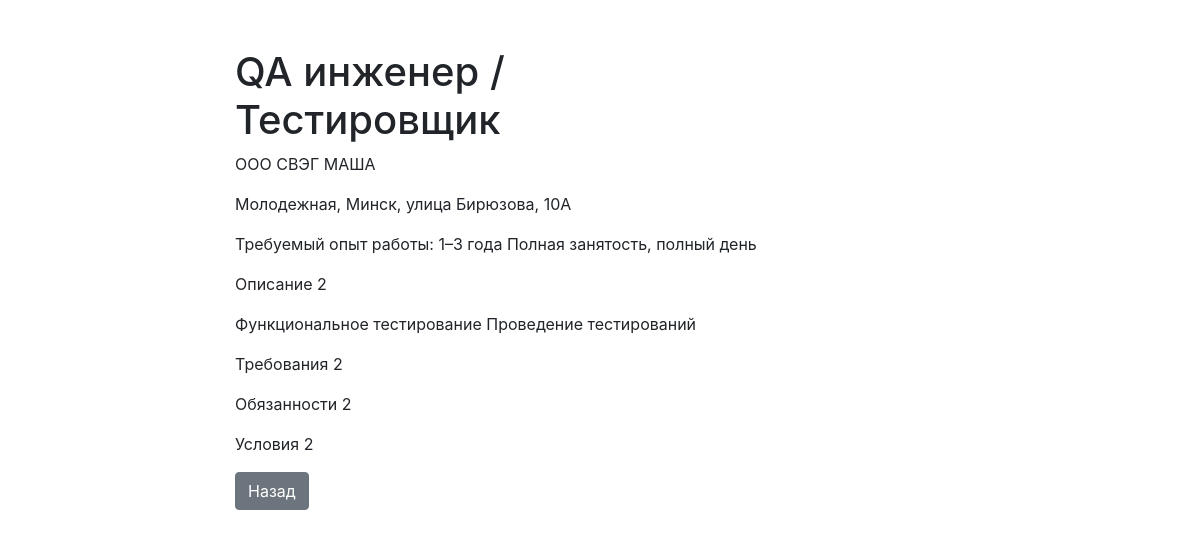
Before: /client/vacancy/QA_Tester2/ with the older database file.
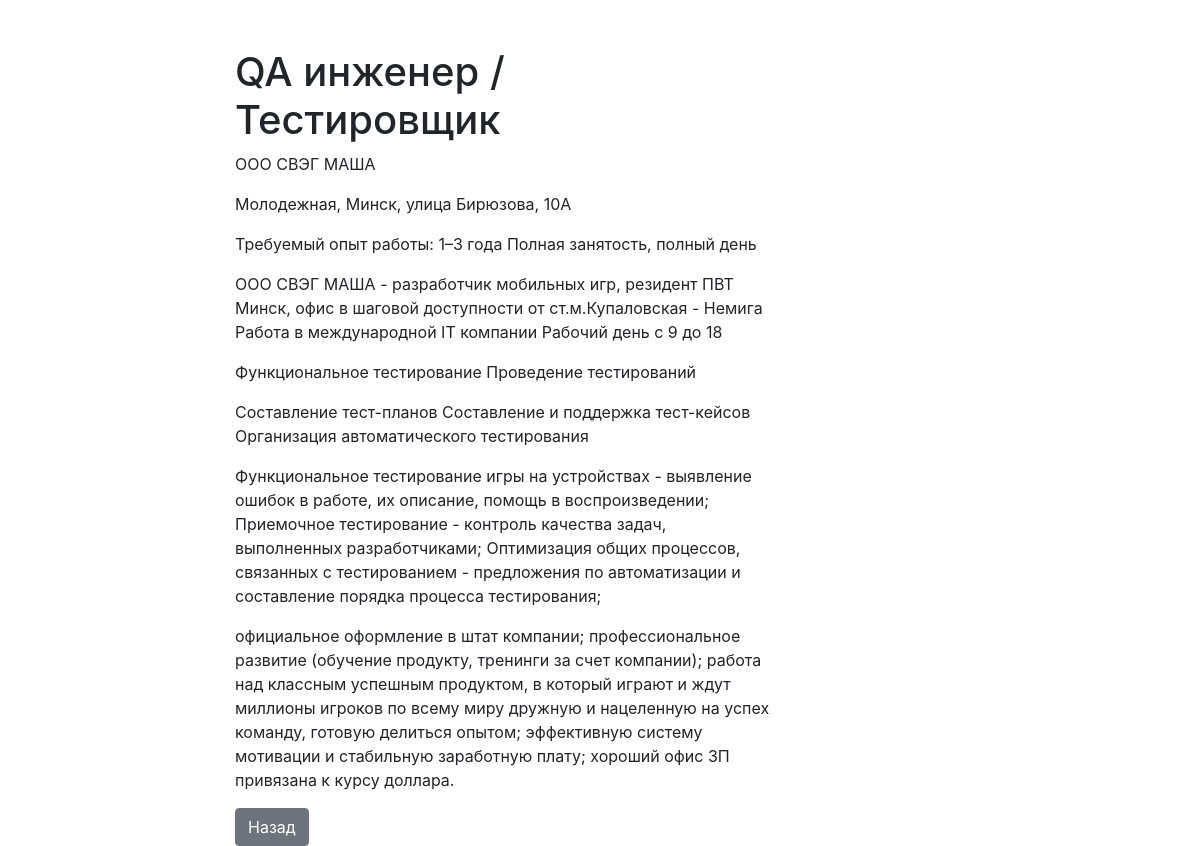
After: the same page with the newer database file.
### client/models.py (models this page shows, shortened)
class Vacancy(models.Model):
    state = models.CharField(max_length=100)
    slug = models.SlugField(max_length=100, unique=True)
    salary = models.CharField(max_length=20)
    organization = models.CharField(max_length=100)
    address = models.CharField(max_length=200, null=True)
    employment = models.CharField(max_length=100, null=True)
    description = models.TextField(max_length=1000)
    skills = models.CharField(max_length=100, null=True)
    requirements = models.TextField(max_length=1000, null=True)
    duties = models.TextField(max_length=1000, null=True)
    conditions = models.TextField(max_length=1000, null=True)

### client/views.py (the view)
# urls.py: path('vacancy/<str:slug>/', vacancy_detail, name='vacancy_detail_url'),
def vacancy_detail(request, slug):
    vacancy = Vacancy.objects.get(slug__iexact=slug)
    return render(request, 'client/vacancy_detail.html', context={'vacancy': vacancy})

### client/templates/client/vacancy_detail.html (shortened to what this page needs)
{% extends 'client/base.html' %}
{% block content %}
    <h1 class="mt-5">
        {{ vacancy.state }}
    </h1>
    <p>
        {{ vacancy.organization }}
    </p>
    <p>
        {{ vacancy.address }}
    </p>
    <p>
        {{ vacancy.employment }}
    </p>
    <p>
        {{ vacancy.description }}
    </p>
    <p>
        {{ vacancy.skills }}
    </p>
    <p>
        {{ vacancy.requirements }}
    </p>
    <p>
        {{ vacancy.duties }}
    </p>
    <p>
        {{ vacancy.conditions }}
    </p>
    <a href="{% url 'vacancies_list' %}" class="btn btn-secondary">Назад</a>
{% endblock %}

### client/templates/client/base.html (shortened to what this page needs)
<!DOCTYPE html>
<html lang="en">
<head>
    <link rel="stylesheet" href="https://stackpath.bootstrapcdn.com/bootstrap/4.3.1/css/bootstrap.min.css"
>
</head>
<body>
    <div class="container">
        <div class="row">
            <div class="col-6 offset-md-2">
                {% block content %}
                {% endblock %}
            </div>
        </div>
    </div>
</body>
</html>

Changed rows visible on the page:
changed Vacancy "QA инженер / Тестировщик": description "Описание 2" → "ООО СВЭГ МАША - разработчик мобильных игр, резидент ПВТ Минск, офис в шаговой доступности от ст.м.Купаловская - Немига Работа в международной IT компании Рабочий день с 9 до 18"; requirements "Требования 2" → "Составление тест-планов Составление и поддержка тест-кейсов Организация автоматического тестирования"; duties "Обязанности 2" → "Функциональное тестирование игры на устройствах - выявление ошибок в работе, их описание, помощь в воспроизведении; Приемочное тестирование - контроль качества задач, выполненных разработчиками; Оптимизация общих процессов, связанных с тестированием - предложения по автоматизации и составление порядка процесса тестирования;"; conditions "Условия 2" → "официальное оформление в штат компании; профессиональное развитие (обучение продукту, тренинги за счет компании); работа над классным успешным продуктом, в который играют и ждут миллионы игроков по всему миру дружную и нацеленную на успех команду, готовую делиться опытом; эффективную систему мотивации и стабильную заработную плату; хороший офис ЗП привязана к курсу доллара."
